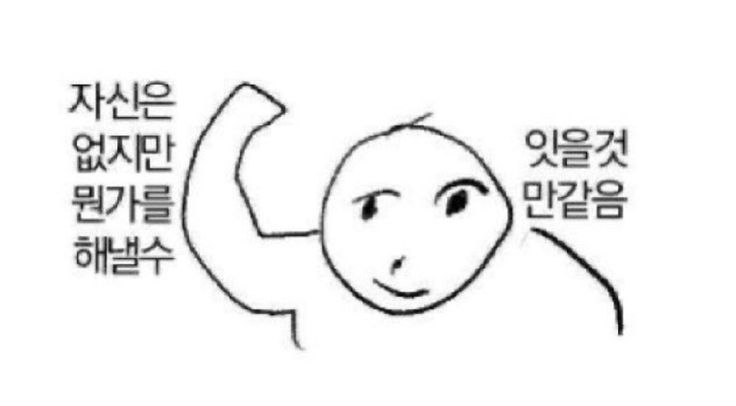
#> input picture Image/geunjagam.jpg, 736 x 406 px, found by its file name
$ python chap05_rotate.py
#> lines starting #> are read from the running program, lines starting #| are printed output that depends on the picture
"""이미지 회전시키기"""
import os
import cv2
home_dir = os.path.expanduser("~/Documents/StudyPY/StudyPY/Image")
image_path = os.path.join(home_dir, "geunjagam.jpg")

src = cv2.imread(image_path, cv2.IMREAD_ANYCOLOR)
#> src is the input picture: shape (406, 736, 3); min 0, max 255, mean 242.3

# 높이, 너비, 채널 지정
# 높이와 너비를 이용하여 회전 중심점을 설정한다.
height, width, channel = src.shape
#> height = 406; width = 736; channel = 3

# 2*3 회전 행렬 생성 함수로 회전 변환 행렬을 계산한다.
 # 중심점, 각도, 비율로 매핑 변환 행렬 생성
matrix = cv2.getRotationMatrix2D((width/2,height/2), 90, 1)

# 아핀 변환 함수로 회전 변환을 계산
# 원본이미지, 아핀맵행렬, 출력이미지크기
dst = cv2.warpAffine(src, matrix, (width,height))
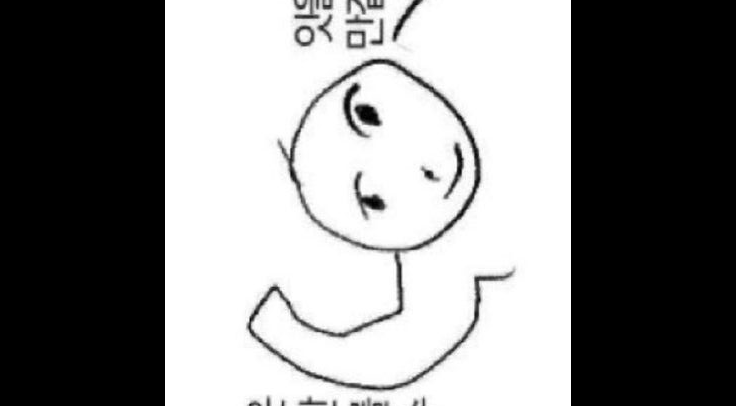
#> dst: shape (406, 736, 3); min 0, max 255, mean 133.6


cv2.imshow("src", src)
cv2.imshow("dst", dst)
cv2.waitKey()
cv2.destroyAllWindows()
